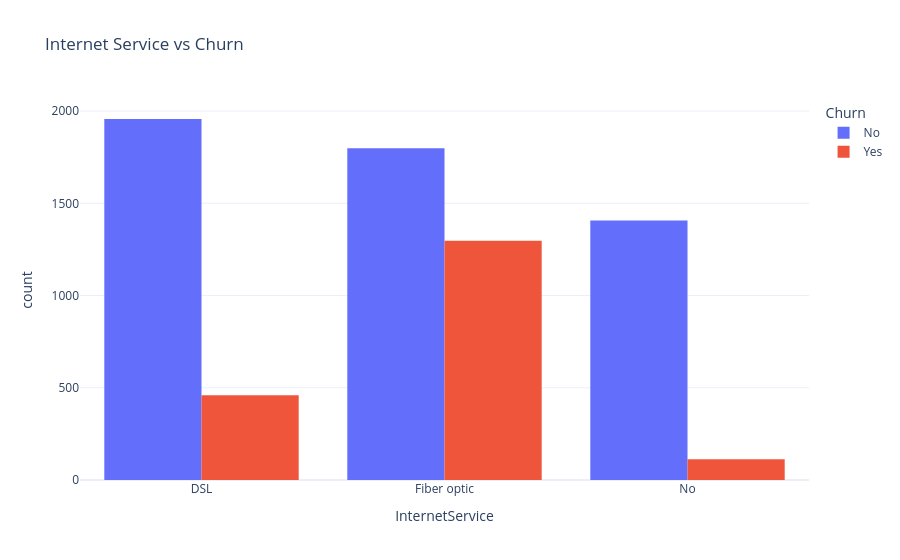

Notebook source saved alongside this figure:
### Code cell
fig = px.histogram(
    df,
    x="InternetService",
    color="Churn",
    barmode="group",
    title="Internet Service vs Churn"
)

fig.update_layout(template="plotly_white")

fig.show()

### Figure 1 — Plotly figure (JSON) as saved in the notebook; plotly's stock layout.template omitted (floating-point values rounded to 4 significant figures; data arrays with more than 128 entries replaced by an {"elided": "..."} marker saying what was removed)
{"data": [{"alignmentgroup": "True", "bingroup": "x", "hovertemplate": "Churn=No<br>InternetService=%{x}<br>count=%{y}<extra></extra>", "legendgroup": "No", "marker": {"color": "#636efa", "pattern": {"shape": ""}}, "name": "No", "offsetgroup": "No", "orientation": "v", "showlegend": true, "type": "histogram", "x": {"elided": "5163 str values"}, "xaxis": "x", "yaxis": "y"}, {"alignmentgroup": "True", "bingroup": "x", "hovertemplate": "Churn=Yes<br>InternetService=%{x}<br>count=%{y}<extra></extra>", "legendgroup": "Yes", "marker": {"color": "#EF553B", "pattern": {"shape": ""}}, "name": "Yes", "offsetgroup": "Yes", "orientation": "v", "showlegend": true, "type": "histogram", "x": {"elided": "1869 str values"}, "xaxis": "x", "yaxis": "y"}], "layout": {"barmode": "group", "legend": {"title": {"text": "Churn"}, "tracegroupgap": 0}, "title": {"text": "Internet Service vs Churn"}, "xaxis": {"anchor": "y", "domain": [0, 1], "title": {"text": "InternetService"}}, "yaxis": {"anchor": "x", "domain": [0, 1], "title": {"text": "count"}}}}
